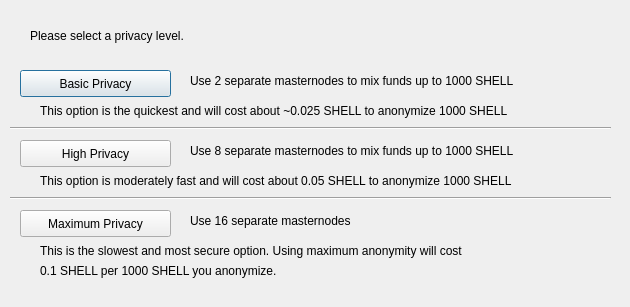
<?xml version="1.0" encoding="UTF-8"?>
<ui version="4.0">
 <class>DarksendConfig</class>
 <widget class="QDialog" name="DarksendConfig">
  <property name="geometry">
   <rect>
    <x>0</x>
    <y>0</y>
    <width>630</width>
    <height>307</height>
   </rect>
  </property>
  <property name="windowTitle">
   <string>Configure Darksend</string>
  </property>
  <widget class="QPushButton" name="buttonBasic">
   <property name="geometry">
    <rect>
     <x>20</x>
     <y>70</y>
     <width>151</width>
     <height>27</height>
    </rect>
   </property>
   <property name="text">
    <string>Basic Privacy</string>
   </property>
  </widget>
  <widget class="QPushButton" name="buttonHigh">
   <property name="geometry">
    <rect>
     <x>20</x>
     <y>140</y>
     <width>151</width>
     <height>27</height>
    </rect>
   </property>
   <property name="text">
    <string>High Privacy</string>
   </property>
  </widget>
  <widget class="QPushButton" name="buttonMax">
   <property name="geometry">
    <rect>
     <x>20</x>
     <y>210</y>
     <width>151</width>
     <height>27</height>
    </rect>
   </property>
   <property name="text">
    <string>Maximum Privacy</string>
   </property>
  </widget>
  <widget class="QLabel" name="label">
   <property name="geometry">
    <rect>
     <x>30</x>
     <y>20</y>
     <width>571</width>
     <height>31</height>
    </rect>
   </property>
   <property name="text">
    <string>Please select a privacy level.</string>
   </property>
  </widget>
  <widget class="QLabel" name="label_2">
   <property name="geometry">
    <rect>
     <x>190</x>
     <y>70</y>
     <width>421</width>
     <height>21</height>
    </rect>
   </property>
   <property name="text">
    <string>Use 2 separate masternodes to mix funds up to 1000 SHELL</string>
   </property>
  </widget>
  <widget class="QLabel" name="label_3">
   <property name="geometry">
    <rect>
     <x>190</x>
     <y>140</y>
     <width>411</width>
     <height>21</height>
    </rect>
   </property>
   <property name="text">
    <string>Use 8 separate masternodes to mix funds up to 1000 SHELL</string>
   </property>
  </widget>
  <widget class="QLabel" name="label_4">
   <property name="geometry">
    <rect>
     <x>190</x>
     <y>210</y>
     <width>421</width>
     <height>21</height>
    </rect>
   </property>
   <property name="text">
    <string>Use 16 separate masternodes</string>
   </property>
  </widget>
  <widget class="QLabel" name="label_6">
   <property name="geometry">
    <rect>
     <x>40</x>
     <y>100</y>
     <width>561</width>
     <height>21</height>
    </rect>
   </property>
   <property name="text">
    <string>This option is the quickest and will cost about ~0.025 SHELL to anonymize 1000 SHELL</string>
   </property>
  </widget>
  <widget class="QLabel" name="label_7">
   <property name="geometry">
    <rect>
     <x>40</x>
     <y>170</y>
     <width>561</width>
     <height>21</height>
    </rect>
   </property>
   <property name="text">
    <string>This option is moderately fast and will cost about 0.05 SHELL to anonymize 1000 SHELL</string>
   </property>
  </widget>
  <widget class="QLabel" name="label_8">
   <property name="geometry">
    <rect>
     <x>40</x>
     <y>240</y>
     <width>561</width>
     <height>21</height>
    </rect>
   </property>
   <property name="text">
    <string>This is the slowest and most secure option. Using maximum anonymity will cost</string>
   </property>
  </widget>
  <widget class="QLabel" name="label_9">
   <property name="geometry">
    <rect>
     <x>40</x>
     <y>260</y>
     <width>561</width>
     <height>21</height>
    </rect>
   </property>
   <property name="text">
    <string>0.1 SHELL per 1000 SHELL you anonymize.</string>
   </property>
  </widget>
  <widget class="Line" name="line">
   <property name="geometry">
    <rect>
     <x>10</x>
     <y>120</y>
     <width>601</width>
     <height>16</height>
    </rect>
   </property>
   <property name="orientation">
    <enum>Qt::Horizontal</enum>
   </property>
  </widget>
  <widget class="Line" name="line_2">
   <property name="geometry">
    <rect>
     <x>10</x>
     <y>190</y>
     <width>601</width>
     <height>16</height>
    </rect>
   </property>
   <property name="orientation">
    <enum>Qt::Horizontal</enum>
   </property>
  </widget>
 </widget>
 <resources/>
 <connections/>
</ui>
